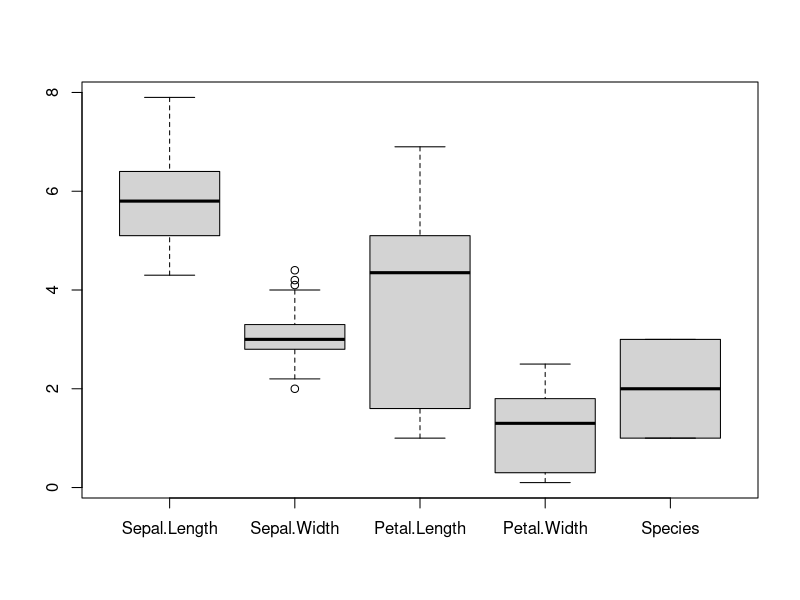
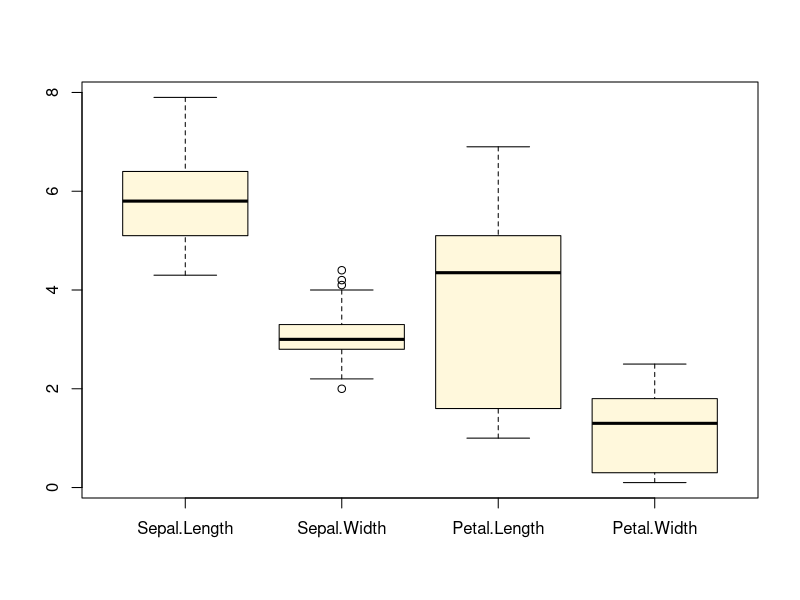

Generate these figures, in order, with R:
## ---- chunk 1
library(datasets)
## ---- chunk 2
data(iris)
## ---- chunk 3
dim(iris)
## ---- chunk 4
colnames(iris)
## ---- chunk 5
names(iris)
## ---- chunk 6
class(iris)
## ---- chunk 7
str(iris)
## ---- chunk 8
iris$Species
## ---- chunk 9
View(iris)
## ---- chunk 10
summary(iris)
## ---- chunk 11
anyNA(iris)
## ---- chunk 12
sum(is.na(iris))
## ---- chunk 13
bx1<-boxplot(iris)
bx1
## ---- chunk 14
bx2<-boxplot(iris[,c(1:4)], col="cornsilk1")
bx2
